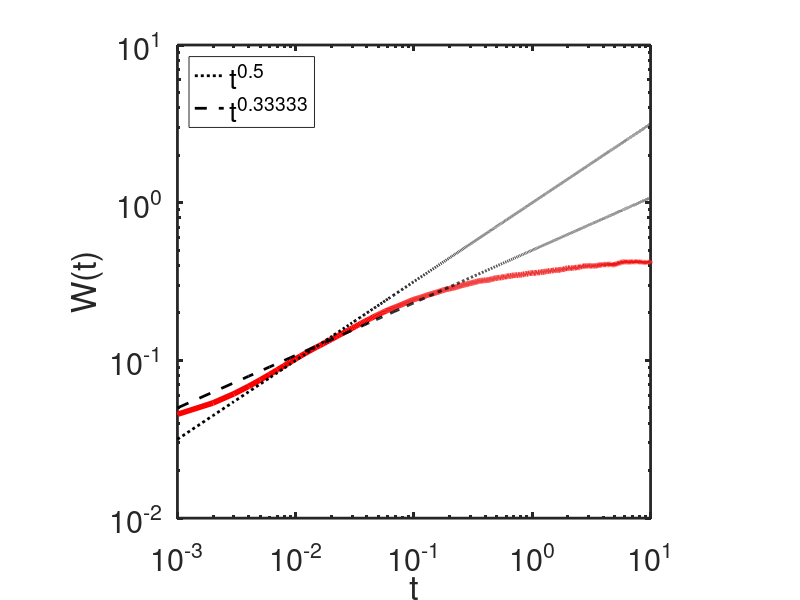

The MATLAB source for this figure:
clear; clc; close all;

%% =========================================================
%% 2D KPZ EQUATION ON A FLAT DOMAIN WITH PBC
%%
%% Governing equation:
%%
%% dh/dt =
%%
%% nu * nabla^2 h
%% + (lambda/2) * |grad h|^2
%% - kappa * h
%% + eta(x,y,t)
%%
%% on a periodic 2D square domain.
%%
%% =========================================================

%%=========================================================
%%-- PARAMETERS
%%=========================================================

%%---- physics

nu       = 1.0;      % diffusion / smoothing
lambda   = 2.0;      % KPZ nonlinearity
kappa    = 0.0;      % restoring confinement
noiseAmp = 1.0;      % noise strength

%%---- optional mean growth velocity

v0 = 0.0;

%%=========================================================
%%--- NUMERICS
%%=========================================================

Nx = 128;
Ny = 128;

Lx = 100;
Ly = 100;

dx = Lx/Nx;
dy = Ly/Ny;

Nt = 10000;

dt = 1e-3;

%%=========================================================
%%--- GRID
%%=========================================================

x = linspace(0,Lx,Nx);
y = linspace(0,Ly,Ny);

[X,Y] = meshgrid(x,y);

%%=========================================================
%%--- INITIAL CONDITION
%%=========================================================

%%---- small random fluctuations

h = 0.01*randn(Ny,Nx);

%%=========================================================
%%--- STORAGE
%%=========================================================

W = zeros(Nt,1);

hmean = zeros(Nt,1);

time = (0:Nt-1)*dt;

%%=========================================================
%%--- MAIN LOOP
%%=========================================================

for it = 1:Nt

    disp(it)

    %%=====================================================
    %%--- PERIODIC NEIGHBORS
    %%=====================================================

    hL = circshift(h,[0 +1]);
    hR = circshift(h,[0 -1]);

    hU = circshift(h,[+1 0]);
    hD = circshift(h,[-1 0]);

    %%=====================================================
    %%--- FIRST DERIVATIVES
    %%=====================================================

    dhdx = (hR - hL)/(2*dx);

    dhdy = (hD - hU)/(2*dy);

    %%=====================================================
    %%--- SECOND DERIVATIVES
    %%=====================================================

    d2hdx2 = (hR - 2*h + hL)/(dx^2);

    d2hdy2 = (hD - 2*h + hU)/(dy^2);

    %%=====================================================
    %%-- LAPLACIAN
    %%--
    %%-- nabla^2 h
    %%=====================================================

    LapH = d2hdx2 + d2hdy2;

    %%=====================================================
    %%-- KPZ NONLINEAR TERM
    %%--
    %%-- |grad h|^2
    %%=====================================================

    grad2 = dhdx.^2 + dhdy.^2;

    %%=====================================================
    %%-- STOCHASTIC NOISE
    %%--
    %%-- Correct Ito scaling:
    %%--
    %%-- eta ~ sqrt(dt)
    %%=====================================================

    eta = (noiseAmp/sqrt(dt))*randn(Ny,Nx);

    %%=====================================================
    %%-- EXPLICIT EULER UPDATE
    %%=====================================================

    h_new = h + dt*(...
        v0 ...
        + nu*LapH ...
        + 0.5*lambda*grad2 ...
        - kappa*h ...
        + eta);

    %%=====================================================
    %%-- OPTIONAL STABILITY CLIPPING
    %%=====================================================

   % h_new(abs(h_new)>50) = 50;

    h = h_new;

    %%=====================================================
    %%-- MEAN HEIGHT
    %%=====================================================

    hbar = mean(h(:));

    hmean(it) = hbar;

    %%=====================================================
    %%-- INTERFACE ROUGHNESS
    %%--
    %%-- W(t) = sqrt( <(h-hbar)^2> )
    %%=====================================================

    W(it) = sqrt(...
        mean((h(:)-hbar).^2));

    %%=====================================================
    %%-- VISUALIZATION
    %%=====================================================

    % if mod(it,1)==0
    % 
    %     figure(1)
    %     clf
    % 
    %     surf(X,Y,h,...
    %         'EdgeColor','none')
    % 
    %     shading interp
    % 
    %     view(2)
    % 
    %     axis equal tight
    % 
    %     colorbar
    % 
    %     title(['t = ',num2str(it*dt)])
    % 
    %     xlabel('x')
    %     ylabel('y')
    % 
    %     set(gca,...
    %         'FontSize',18,...
    %         'LineWidth',2)
    % 
    %     drawnow
    % 
    % end

end

%%=========================================================
%%-- SMOOTH ROUGHNESS
%%=========================================================

W_smooth = sgolayfilt(W,3,31);

hmean_smooth = sgolayfilt(hmean,3,31);

%% =========================================================
%% PLOT : W(t)
%% =========================================================

figure('Color','w')

loglog(time,W,...
    'Color',[0.7 0.7 0.7],...
    'LineWidth',2, 'HandleVisibility','off')

hold on

loglog(time,W_smooth,...
    '-r',...
    'LineWidth',4, 'HandleVisibility','off')

hold on 
pow = 1/2; 
loglog(time, time.^(pow), ':k', 'LineWidth',2, 'DisplayName',strcat('t^{', num2str(pow), '}'))
pow = 1/3; 
loglog(time, 0.5*time.^(pow), '--k', 'LineWidth',2, 'DisplayName',strcat('t^{', num2str(pow), '}'))

xlabel('t')

legend('Location','northwest', 'FontSize',24)

ylabel('W(t)')

axis square

set(gca,...
    'FontSize',22,...
    'LineWidth',2)

%% =========================================================
%% PLOT : W / mean height
%% =========================================================

% figure('Color','w')
% 
% loglog(time,...
%     W./abs(hmean),...
%     '-b',...
%     'LineWidth',4)
% 
% xlabel('Time')
% 
% ylabel('W / <h>')
% 
% axis square
% 
% set(gca,...
%     'FontSize',22,...
%     'LineWidth',2)

%% =========================================================
%% PLOT : W vs mean height
%% =========================================================

% figure('Color','w')
% 
% loglog(abs(hmean_smooth),...
%     W_smooth,...
%     '-k',...
%     'LineWidth',4)
% 
% xlabel('<h>')
% 
% ylabel('W')
% 
% axis square
% 
% set(gca,...
%     'FontSize',22,...
%     'LineWidth',2)

%% =========================================================
%% FINAL HEIGHT SNAPSHOT
%% =========================================================

% figure('Color','w')
% 
% surf(X,Y,h,...
%     'EdgeColor','none')
% 
% shading interp
% 
% axis equal tight
% 
% xlabel('x')
% ylabel('y')
% zlabel('h')
% 
% title('Final interface')
% 
% colorbar
% 
% view(45,30)
% 
% set(gca,...
%     'FontSize',20,...
%     'LineWidth',2)

%% =========================================================
%% SUGGESTED PARAMETER REGIMES
%% =========================================================

%% ---- Edwards-Wilkinson
%%
%% nu = 1
%% lambda = 0
%% kappa = 0
%% noiseAmp = 1

%% ---- Weak KPZ
%%
%% nu = 1
%% lambda = 0.5
%% kappa = 0
%% noiseAmp = 1

%% ---- Strong KPZ
%%
%% nu = 1
%% lambda = 3
%% kappa = 0
%% noiseAmp = 1
%%
%% may require dt = 1e-4

%% ---- Confinement-dominated
%%
%% nu = 1
%% lambda = 1
%% kappa = 1
%% noiseAmp = 1

%% =========================================================
%% NUMERICAL NOTES
%% =========================================================

%% Explicit Euler stability roughly requires:
%%
%% dt < dx^2 / nu
%%
%% Large lambda can produce blow-up.
%%
%% If unstable:
%%
%% - reduce dt
%% - reduce lambda
%% - increase nu
%%
%% Spectral methods are much better for large systems.
%%
%% =========================================================
